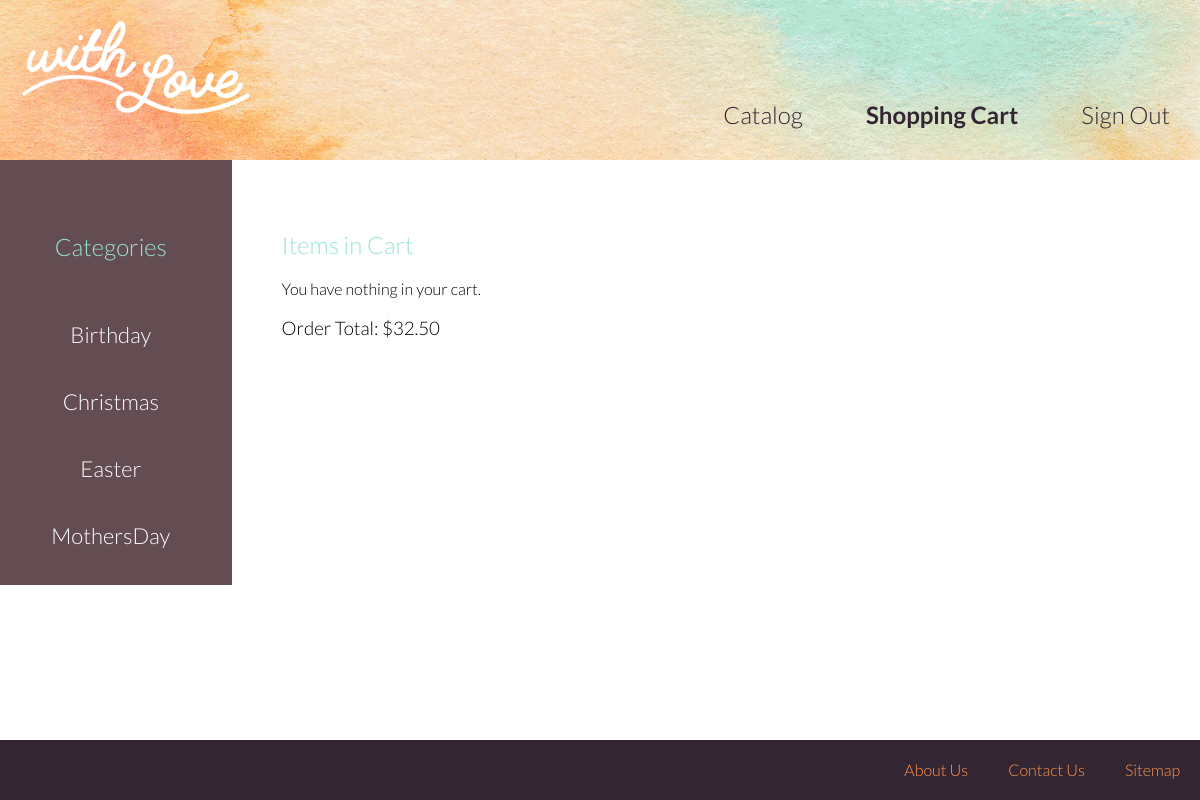
The app's page /temp_cart.php (signed in) with its own data.
### tables this page shows
CREATE TABLE IF NOT EXISTS `categories` (
  `cat_name` varchar(50) NOT NULL,
  `cat_desc` varchar(250) NOT NULL,
  `cat_img` varchar(50) NOT NULL,
  PRIMARY KEY (`cat_name`)
);

CREATE TABLE IF NOT EXISTS `orders` (
  `order_id` int(11) NOT NULL AUTO_INCREMENT,
  `order_user` varchar(50) NOT NULL,
  `order_total` decimal(4,2) NOT NULL DEFAULT '0.00',
  PRIMARY KEY (`order_id`)
);

### temp_cart.php (the view, shortened to what this page needs)
<?php
    include "part_head.php";
    include "part_header.php";
?>
<main>
    <?php include "part_connectdb.php" ?>
    <?php include "part_sidebar.php" ?>
    <?php
        $orderId = $_SESSION["order"];
    ?>
    <div class="content">
        <h2>Items in Cart</h2>
        <h3>Order Total: $<?php
            $sql3 = "SELECT * FROM orders where (order_id='".$orderId."')";
            $total = $conn->query($sql3);
            while($totalNum = $total->fetch_assoc()){
                echo $totalNum['order_total'];
            }
         ?></h3>
    </div>
</main>
<?php include "part_footer.php" ?>

### part_sidebar.php (shortened to what this page needs)
<aside>
	<ul>
		<li><h2>Categories</h2></li>
		<?php
			$category = mysql_query( "SELECT * FROM categories" ) or die ("Retrieving information failed:".mysql_error());
		    if($num_rows = 0){
		        echo "No categories.";
		    } else {
		        while($row = mysql_fetch_array($category)){
		        	if ($strCat==$row["cat_name"]) {
		        		echo "<li class='currentCategory'><a href='items.php?category=".$row["cat_name"]."'>".$row["cat_name"]."</a></li>";
		        	} else {
		        		echo "<li><a href='items.php?category=".$row["cat_name"]."'>".$row["cat_name"]."</a></li>";
		        	}
		        }
		    }
		?>
	</ul>
</aside>

### css/style.css (style rules this page uses)
* { font-family: 'Lato', sans-serif; font-weight: 300; }
body { margin: 0 auto; display: flex; min-height: 100vh; flex-direction: column; }
main { display: flex; flex: 1; }
.content { padding: 50px; width: 100%; display: inline-block; }
a { color: #ff974f; text-decoration: none; }
aside { padding-top: 16px; width: 320px; height: calc(-120%); display: inline-block; background-color: #644d52; text-align: center; }
aside ul { margin-left: -50px; list-style-type: none; }
aside li { font-size: 22px; padding: 20px 0px; }
aside a { text-decoration: none; color: white; }
h2 { font-size: 24px; color: #98e3d5; }

### records on screen
categories: cat_name "Birthday"
categories: cat_name "Christmas"
categories: cat_name "Easter"
categories: cat_name "MothersDay"
orders: order_total "32.50"
